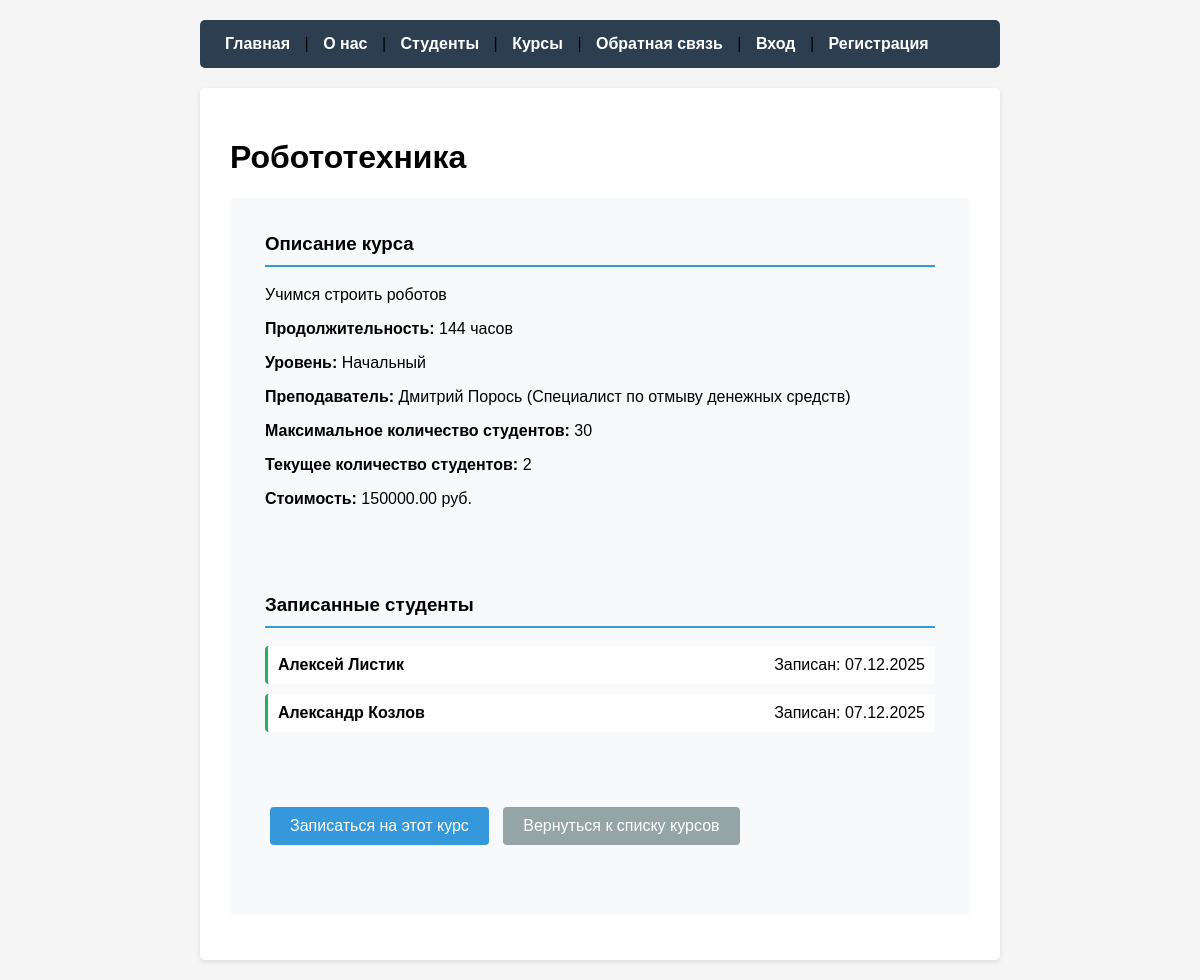
Screenshot of /course/robottech/ with the database file from the repository.
### fefu_lab/models.py (models this page shows, shortened)
class Course(models.Model):
    LEVEL_CHOICES = [
        ('BEGINNER', 'Начальный'),
        ('INTERMEDIATE', 'Средний'),
        ('ADVANCED', 'Продвинутый'),
    ]
    title = models.CharField(max_length=200, verbose_name='Название курса')
    slug = models.SlugField(unique=True, verbose_name='URL идентификатор')
    description = models.TextField(verbose_name='Описание')
    duration = models.PositiveIntegerField(
        verbose_name='Продолжительность (часов)',
        validators=[MinValueValidator(1), MaxValueValidator(500)]
    )
    instructor = models.ForeignKey(
        Instructor,
        on_delete=models.SET_NULL,
        null=True,
        blank=True,
        related_name='courses',
        verbose_name='Преподаватель'
    )
    level = models.CharField(
        max_length=12,
        choices=LEVEL_CHOICES,
        default='BEGINNER',
        verbose_name='Уровень сложности'
    )
    max_students = models.PositiveIntegerField(
        default=30,
        verbose_name='Максимальное количество студентов',
        validators=[MinValueValidator(1), MaxValueValidator(100)]
    )
    price = models.DecimalField(
        max_digits=10,
        decimal_places=2,
        default=0,
        verbose_name='Стоимость'
    )
    is_active = models.BooleanField(default=True, verbose_name='Активен')
    created_at = models.DateTimeField(auto_now_add=True, verbose_name='Дата создания')
    updated_at = models.DateTimeField(auto_now=True, verbose_name='Дата обновления')
    class Meta:
        verbose_name = 'Курс'
        verbose_name_plural = 'Курсы'
        ordering = ['title']
        db_table = 'courses'
    @property
    def enrolled_students_count(self):
        return self.enrollments.filter(status='ACTIVE').count()

class Instructor(models.Model):
    profile = models.OneToOneField(
        Profile,
        on_delete=models.CASCADE,
        related_name='instructor_info',
        verbose_name='Профиль преподавателя',
        limit_choices_to={'role': 'TEACHER'}
    )
    is_active = models.BooleanField(default=True, verbose_name='Активен')
    created_at = models.DateTimeField(auto_now_add=True, verbose_name='Дата создания')
    updated_at = models.DateTimeField(auto_now=True, verbose_name='Дата обновления')
    class Meta:
        verbose_name = 'Преподаватель'
        verbose_name_plural = 'Преподаватели'
        ordering = ['profile__user__last_name']
        db_table = 'instructors'
    @property
    def full_name(self):
        return self.profile.full_name
    @property
    def specialization(self):
        return self.profile.specialization

class Profile(models.Model):
    ROLE_CHOICES = [
        ('STUDENT', 'Студент'),
        ('TEACHER', 'Преподаватель'),
        ('ADMIN', 'Администратор'),
    ]
    FACULTY_CHOICES = [
        ('CS', 'Кибербезопасность'),
        ('SE', 'Программная инженерия'),
        ('IT', 'Информационные технологии'),
        ('DS', 'Наука о данных'),
        ('WEB', 'Веб-технологии'),
    ]
    ADMIN_LEVEL_CHOICES = [
        ('MODERATOR', 'Модератор'),
        ('MANAGER', 'Менеджер'),
        ('SUPER_ADMIN', 'Супер-админ'),
    ]
    user = models.OneToOneField(
        User,
        on_delete=models.CASCADE,
        related_name='profile',
        verbose_name='Пользователь'
    )
    role = models.CharField(
        max_length=10,
        choices=ROLE_CHOICES,
        default='STUDENT',
        verbose_name='Роль'
    )
    avatar = models.ImageField(
        upload_to='avatars/',
        null=True,
        blank=True,
        verbose_name='Аватар'
    )
    phone = models.CharField(
        max_length=20,
        null=True,
        blank=True,
        verbose_name='Телефон'
    )
    bio = models.TextField(
        null=True,
        blank=True,
        verbose_name='О себе'
    )
    student_id = models.CharField(
        max_length=20,
        unique=True,
        null=True,
        blank=True,
        verbose_name='Студенческий билет'
    )
    birth_date = models.DateField(
        null=True,
        blank=True,
        verbose_name='Дата рождения'
    )
    faculty = models.CharField(
        max_length=3,
        choices=FACULTY_CHOICES,
        null=True,
        blank=True,
        verbose_name='Факультет'
    )
    year_of_study = models.PositiveIntegerField(
        null=True,
        blank=True,
        verbose_name='Курс обучения',
        validators=[MinValueValidator(1), MaxValueValidator(6)]
    )
    specialization = models.CharField(
        max_length=200,
        null=True,
        blank=True,
        verbose_name='Специализация'
    )
    degree = models.CharField(
        max_length=100,
        blank=True,
        verbose_name='Ученая степень'
    )
    academic_rank = models.CharField(
        max_length=100,
        blank=True,
        verbose_name='Ученое звание'
    )
    department = models.CharField(
        max_length=200,
        blank=True,
        verbose_name='Кафедра'
    )
    office = models.CharField(
        max_length=50,
        blank=True,
        verbose_name='Кабинет'
    )
    admin_level = models.CharField(
        max_length=50,
        choices=ADMIN_LEVEL_CHOICES,
        null=True,
        blank=True,
        verbose_name='Уровень доступа'
    )
    is_active = models.BooleanField(default=True, verbose_name='Активен')
    created_at = models.DateTimeField(auto_now_add=True, verbose_name='Дата создания')
    updated_at = models.DateTimeField(auto_now=True, verbose_name='Дата обновления')
    class Meta:
        verbose_name = 'Профиль'
        verbose_name_plural = 'Профили'
        ordering = ['user__last_name', 'user__first_name']
        db_table = 'profiles'
    @property
    def full_name(self):
        return self.user.get_full_name()

class Enrollment(models.Model):
    STATUS_CHOICES = [
        ('ACTIVE', 'Активен'),
        ('COMPLETED', 'Завершен'),
        ('CANCELLED', 'Отменен'),
    ]
    student = models.ForeignKey(
        Profile,
        on_delete=models.CASCADE,
        related_name='enrollments',
        verbose_name='Студент',
        limit_choices_to={'role': 'STUDENT'}
    )
    course = models.ForeignKey(
        Course,
        on_delete=models.CASCADE,
        related_name='enrollments',
        verbose_name='Курс'
    )
    enrolled_at = models.DateTimeField(auto_now_add=True, verbose_name='Дата записи')
    status = models.CharField(
        max_length=10,
        choices=STATUS_CHOICES,
        default='ACTIVE',
        verbose_name='Статус'
    )
    completed_at = models.DateTimeField(null=True, blank=True, verbose_name='Дата завершения')
    grade = models.CharField(
        max_length=5,
        null=True,
        blank=True,
        verbose_name='Оценка'
    )
    class Meta:
        verbose_name = 'Запись на курс'
        verbose_name_plural = 'Записи на курсы'
        unique_together = ['student', 'course']
        ordering = ['-enrolled_at']
        db_table = 'enrollments'

### fefu_lab/views.py (the view)
# urls.py: path('course/<slug:slug>/', views.course_detail, name='course_detail'),
def course_detail(request, slug):
    course = get_object_or_404(Course, slug=slug)
    enrollments = course.enrollments.filter(status='ACTIVE')
    return render(request, 'fefu_lab/course_detail.html', {
        'course': course,
        'enrollments': enrollments
    })

### fefu_lab/templates/fefu_lab/course_detail.html (shortened to what this page needs)
{% extends "fefu_lab/base.html" %}
{% block heading %}{{ course.title }}{% endblock %}
{% block content %}
<div class="course-info">
    <div class="info-section">
        <h3>Описание курса</h3>
        <p>{{ course.description|linebreaks }}</p>
        <div class="course-details">
            <p><strong>Продолжительность:</strong> {{ course.duration }} часов</p>
            <p><strong>Уровень:</strong> {{ course.get_level_display }}</p>
            <p><strong>Преподаватель:</strong>
                {% if course.instructor %}
                    {{ course.instructor.full_name }} ({{ course.instructor.specialization }})
                {% else %}
                    Не назначен
                {% endif %}
            </p>
            <p><strong>Максимальное количество студентов:</strong> {{ course.max_students }}</p>
            <p><strong>Текущее количество студентов:</strong> {{ course.enrolled_students_count }}</p>
            <p><strong>Стоимость:</strong>
                {% if course.price > 0 %}
                    {{ course.price }} руб.
                {% else %}
                    Бесплатно
                {% endif %}
            </p>
        </div>
    </div>
    {% if enrollments %}
    <div class="info-section">
        <h3>Записанные студенты</h3>
        <div class="students-list">
            {% for enrollment in enrollments %}
            <div class="student-item">
                <strong>{{ enrollment.student.full_name }}</strong>
                <span>Записан: {{ enrollment.enrolled_at|date:"d.m.Y" }}</span>
            </div>
            {% endfor %}
        </div>
    </div>
    {% endif %}
    <div class="info-section">
        <a href="{% url 'enrollment' %}" class="btn">Записаться на этот курс</a>
        <a href="{% url 'course_list' %}" class="btn btn-secondary">Вернуться к списку курсов</a>
    </div>
</div>
{% endblock %}

### fefu_lab/static/fefu_lab/css/style.css (style rules this page uses)
body { font-family: Arial, sans-serif; max-width: 800px; margin: 0 auto; padding: 20px; background-color: #f5f5f5; }
.student-info, .course-info { background-color: #f8f9fa; padding: 15px; border-radius: 4px; margin: 15px 0; }
.info-section { margin-bottom: 30px; padding: 20px; background-color: #f8f9fa; border-radius: 8px; }
.info-section h3 { border-bottom: 2px solid #3498db; padding-bottom: 10px; margin-top: 0; }
.students-list { display: grid; gap: 10px; }
.student-item { display: flex; justify-content: space-between; align-items: center; padding: 10px; background-color: white; border-radius: 4px; border-left: 3px solid #27ae60; }
.btn { display: inline-block; background-color: #3498db; color: white; padding: 10px 20px; text-decoration: none; border-radius: 4px; margin: 5px; }
.btn-secondary { background-color: #95a5a6; }

### rows the page displays
Course: title "Робототехника", description "Учимся строить роботов", duration "144", level "Начальный", instructor.full_name "Дмитрий Порось", instructor.specialization "Специалист по отмыву денежных средств", max_students "30", enrolled_students_count "2", price "150000.00"
Enrollment: student.full_name "Алексей Листик", enrolled_at "07.12.2025"
Enrollment: student.full_name "Александр Козлов", enrolled_at "07.12.2025"
